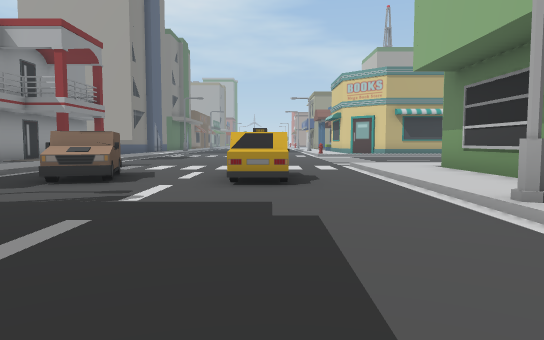
view 1 (above)

24 first-person views from a walk through a Unity game level. The camera is 1.2 m above the floor, tilts 4° down and sees 70° across. The floor is counted in squares, 2 m on a side. Each view is taken from the middle of a square. On the plan, view 1 faces up. The plan holds only what a view shows up to about 11 squares ahead; the rest is blank. The place goes on beyond the plan. Some animated figures are left out.

view 2
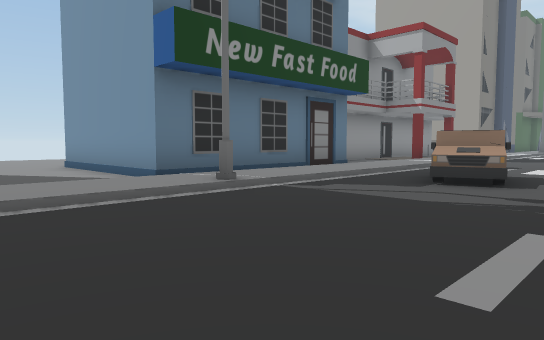

view 3
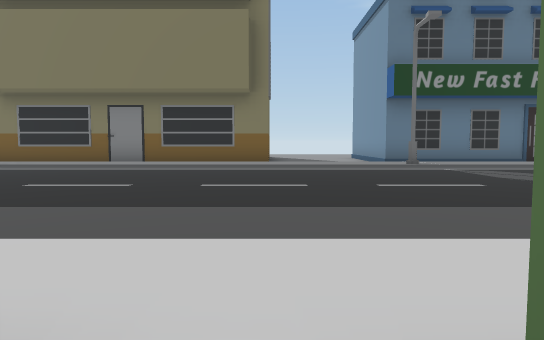

view 4
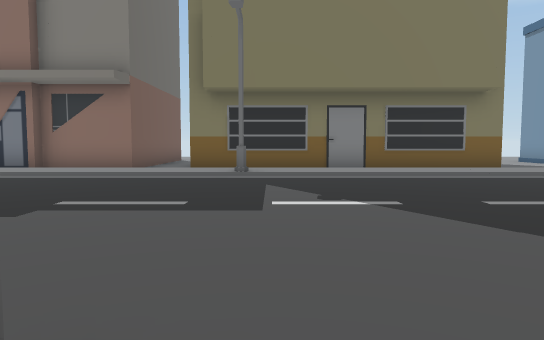

view 5
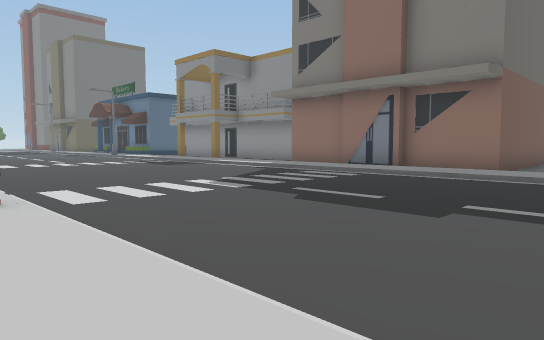

view 6
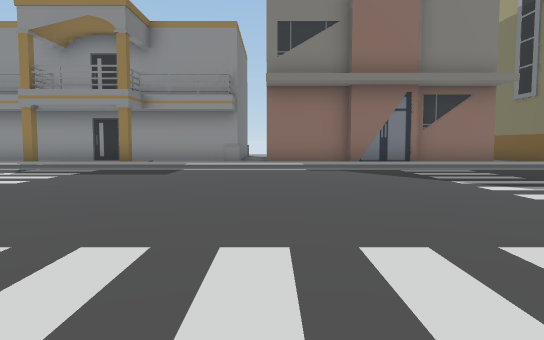

view 7
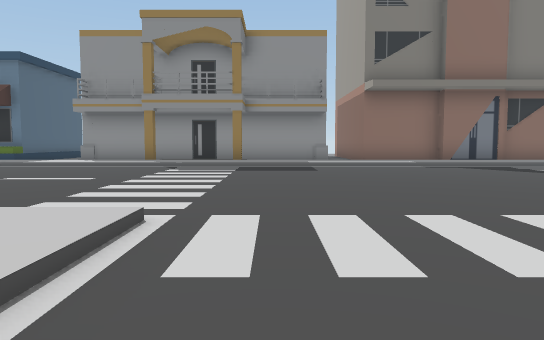

view 8
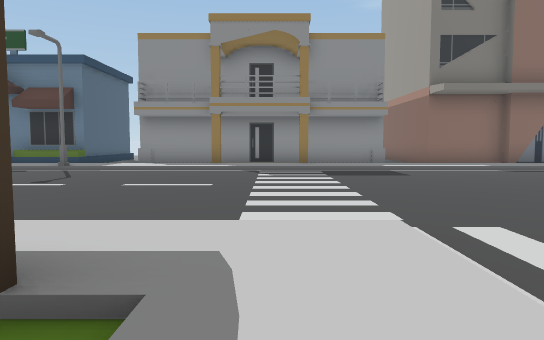

view 9
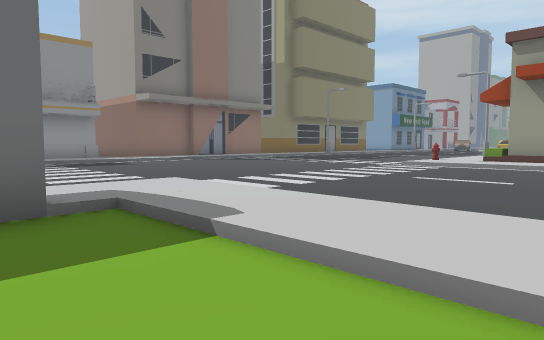

view 10
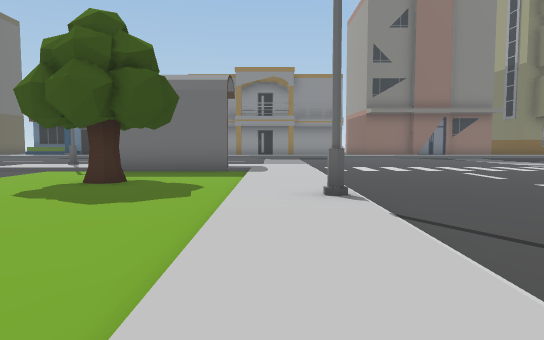

view 11
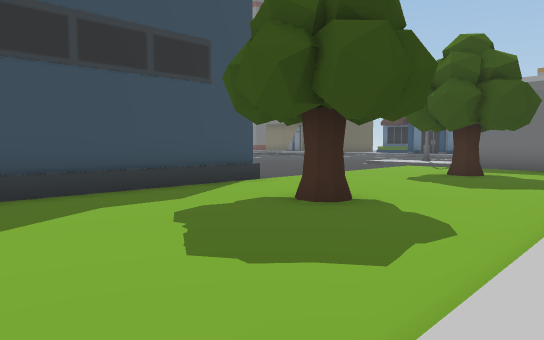

view 12
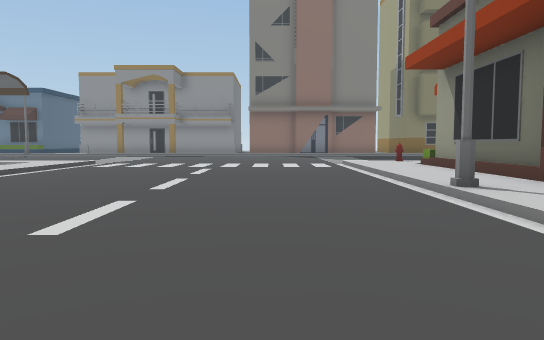

view 13
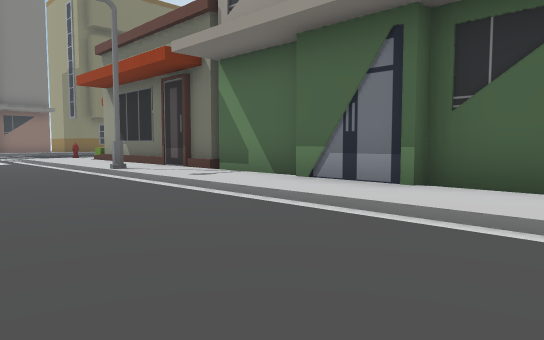

view 14
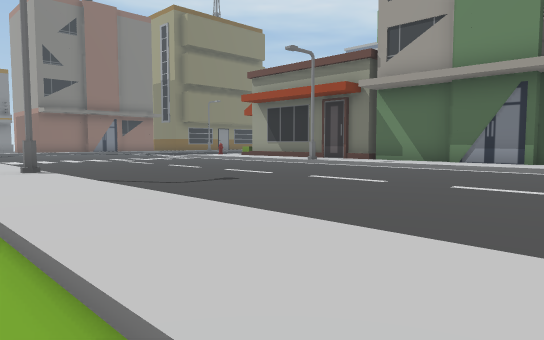

view 15
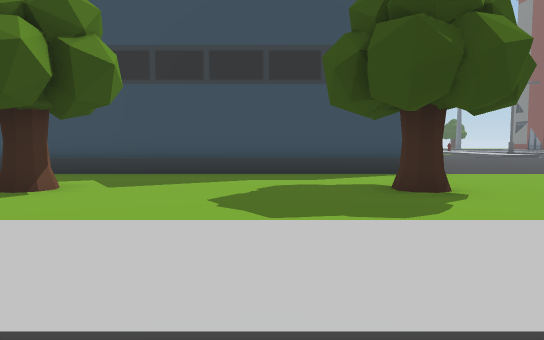

view 16
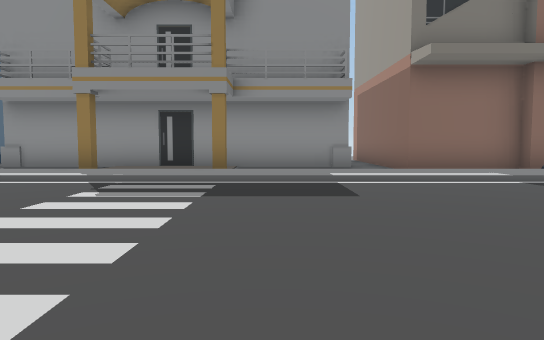

view 17
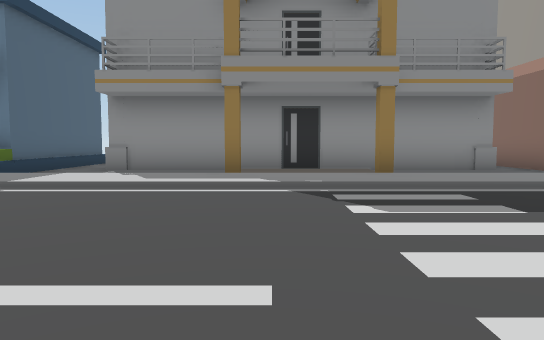

view 18
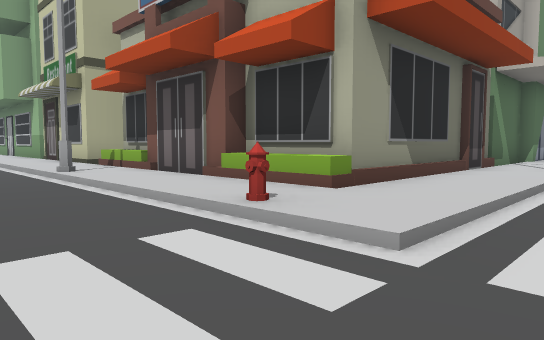

view 19
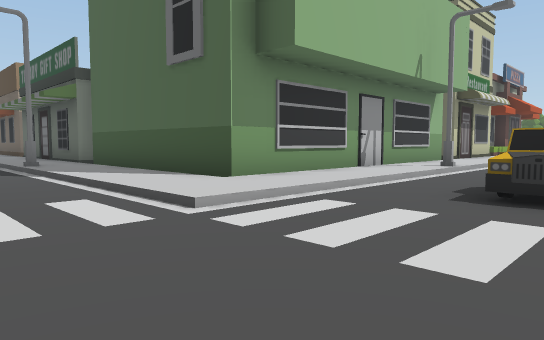

view 20
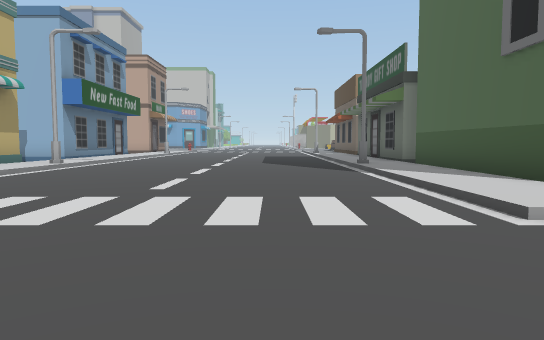

view 21
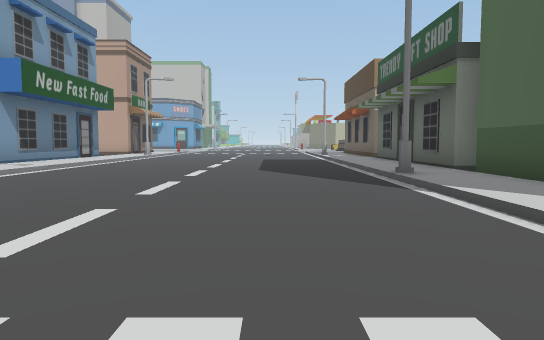

view 22
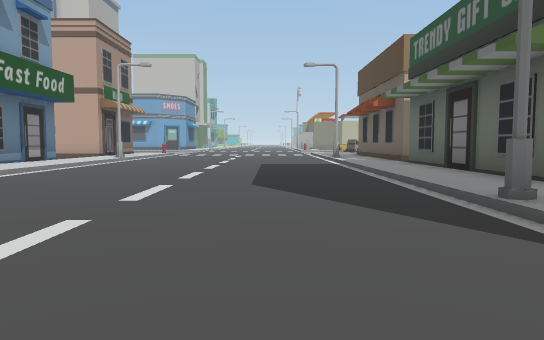

view 23
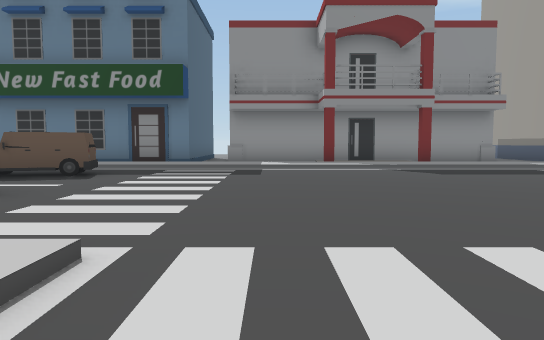

view 24
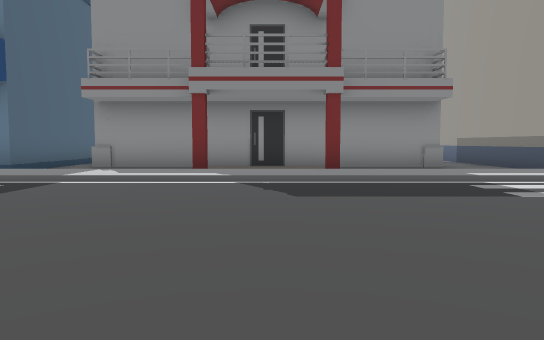

### Floor plan
Key: @ floor where view 1 was taken; # wall or solid block; . main floor; : floor 0.25 m higher than the main floor; / step, stairs or slope; O other object.
Columns run from 13 left of view 1 to 16 right of it. Each row starts with its distance up from view 1.
 20    OOOO
 19    ...                #  OOOOO
 18     #. :/.          ::::::::::
 17     #. :/..        ///O///////
 16     #. :/....    .............
 15     #.#:/.....  ..............
 14     #..:/.....................
 13     #.#:/.....................
 12     #. :/.....................
 11     #. :/.....................
 10     #. :/......///////O///////
  9     .. :/....../::::::::::::::
  8    OOOO:/....../:OOOOOO#######
  7       O:/OO..O./:O
  6       O:/.O..O./:O
  5       O:/....../:O
  4       O:/....../:O
  3 ..OOOOO:O......O:O
  2 ...... :/....../:O
  1     .. :/....../:O
  0       O:/....@./:.
 -1       O:/....../:
 -2       O:/....../:O
 -3       O:/....../:O
 -4       O:/....../:OO
 -5       O:/....../:O
 -6       O:/....../:O
 -7       O:O......O:O
 -8       O:/....../:O
 -9    ....:/....../:O
-10    OOOO:/....../:O
-11       O:/......O:OOOOOOOOOOOO
-12       O:/....../:::::::::::::
-13       O:/......///////O///////
-14       O:/.....................
-15       O:/.....................
-16    OOOO:/.....................
-17     #. :/....................
-18     #. :/....................
-19     #. :/.....................
-20     #.#:/......///////O///////
-21     #. :/....../::::::::::::::
-22     #. :/....../:.............
-23     #.#:/....../:O............
-24     #. :/......  O.O....O....O
-25     #. :/.....   O............
-26    ... :O...   O:.............
-27   OOOOO:/.     /:......OOOOOOO

Where each view was taken, in squares from view 1:
view 1: 0 up, 0 right, facing up
view 2: 0 up, 1 left, facing up-left
view 3: 0 up, 4 right, facing left
view 4: 6 down, 3 right, facing left
view 5: 7 down, 3 right, facing down-left
view 6: 16 down, 4 right, facing left
view 7: 19 down, 5 right, facing left
view 8: 21 down, 5 right, facing left
view 9: 23 down, 7 right, facing up-left
view 10: 21 down, 13 right, facing left
view 11: 21 down, 15 right, facing down-left
view 12: 15 down, 13 right, facing left
view 13: 16 down, 16 right, facing up-left
view 14: 22 down, 16 right, facing up-left
view 15: 19 down, 13 right, facing down
view 16: 19 down, 1 right, facing left
view 17: 22 down, 0 right, facing left
view 18: 14 down, 0 right, facing up-right
view 19: 12 up, 1 left, facing down-right
view 20: 12 up, 1 left, facing right
view 21: 12 up, 2 right, facing right
view 22: 12 up, 5 right, facing right
view 23: 11 up, 4 right, facing left
view 24: 14 up, 1 right, facing left
